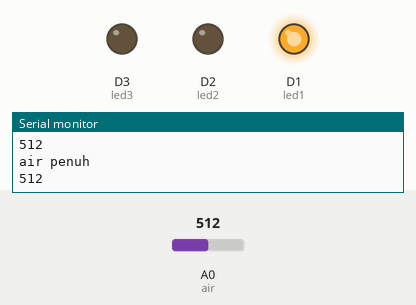
Bench run of a sketch on a simulated ESP8266 (NodeMCU). On the bench: output pins drawn as LEDs (lit = HIGH), the last lines printed to the serial monitor. The test bench sets the inputs (shaded band); at power-on: A0 (air) = 512.

Above: at 1.8 s.
1.9 s: A0 (air) set to 340
At 3.8 s:
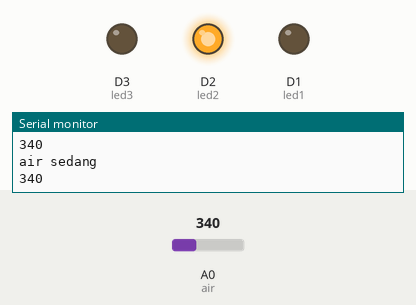
4.5 s: A0 (air) set to 107
7.2 s: A0 (air) set to 95
At 9.7 s:
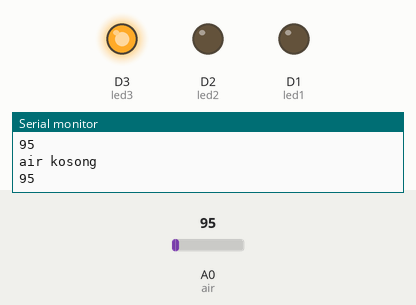
10.5 s: A0 (air) set to 122
At 13.2 s:
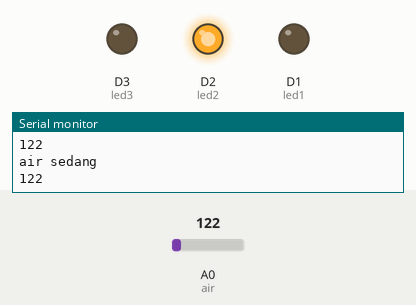
13.5 s: A0 (air) set to 90
At 15.5 s:
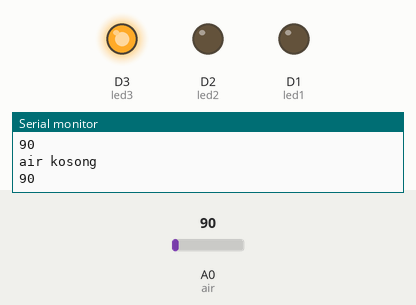
Timing chart, 0 to 17.0 s (numbered marks = the images above; inputs shaded):
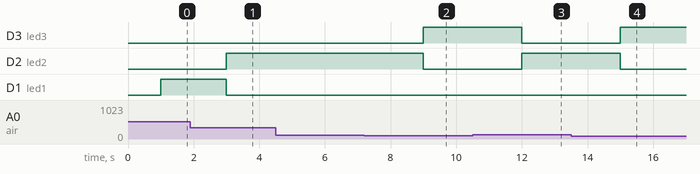

The sketch:

waterLevel.ino
```cpp
int air=A0;       //inisial sensor ketinggian air masuk pin A0
int led1=D1;       //inisial led1 masuk pin d1 merah
int led2=D2;      //inisial led2 masuk pin d2 kuning
int led3=D3; //inisial led3 masuk pin d3 hijau

void setup() {
  // put your setup code here, to run once:
pinMode(air,INPUT);     //sensor suara sebagai INPUT
pinMode(led1,OUTPUT);   //led1 sebagai OUTPUT
pinMode(led2,OUTPUT);
pinMode(led3,OUTPUT);//led3 sebagai OUTPUT
Serial.begin(115200);     //Serial komunikasi arduino

}

void loop() {
  // put your main code here, to run repeatedly:
int value= analogRead(air);      //membaca sensor ketinggian air
Serial.println(value);           //menampilkan nilai sensor ketinggian air di serial monitor
delay(1000);                     //waktu 1000 ms

if (value >350){                   //jika nilai sensor kurang dari 700
  digitalWrite(led1,HIGH);         //led1 nyala merah
  digitalWrite(led2,LOW);
  digitalWrite(led3,LOW);       //led3 mati
  Serial.println("air penuh");     //menampilkan ke serial monitor bahwa air penuh
}
else if (value >100 && value <350){
  digitalWrite(led1,LOW);
  digitalWrite(led2,HIGH);      //led2 nyala
  digitalWrite(led3,LOW);     //led3 mati
  Serial.println("air sedang");     //menampilkan ke serial monitor bahwa air penuh
}
else{                              //jika tidak
  digitalWrite(led1,LOW);          //led1 mati
  digitalWrite(led2,LOW);
  digitalWrite(led3,HIGH);        //led3 nyala
  Serial.println("air kosong");    //menampilkan ke serial monitor bahwa air kosong
  }
}
```

Measured:
- the behaviour switches between 101 and 100 on A0 (air) (found by bisection; images 1 and 2)
- after the input at 1.9 s, D2 (led2): LOW → HIGH after 1.1 s; D1 (led1): HIGH → LOW after 1.1 s
- after the input at 7.2 s, D3 (led3): LOW → HIGH after 1.8 s; D2 (led2): HIGH → LOW after 1.8 s
- after the input at 10.5 s, D3 (led3): HIGH → LOW after 1.5 s; D2 (led2): LOW → HIGH after 1.5 s
- after the input at 13.5 s, D3 (led3): LOW → HIGH after 1.5 s; D2 (led2): HIGH → LOW after 1.5 s
